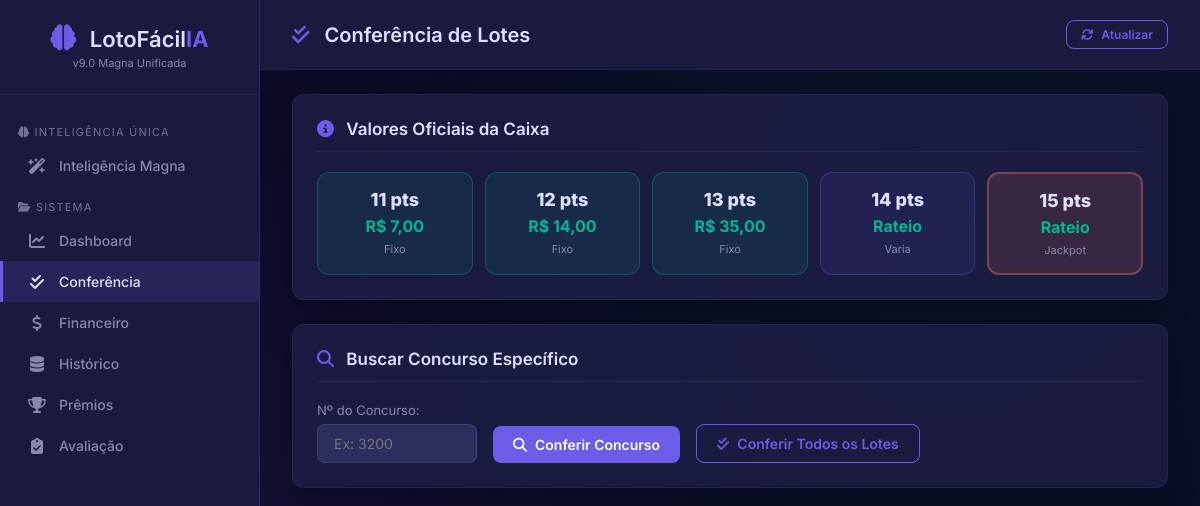
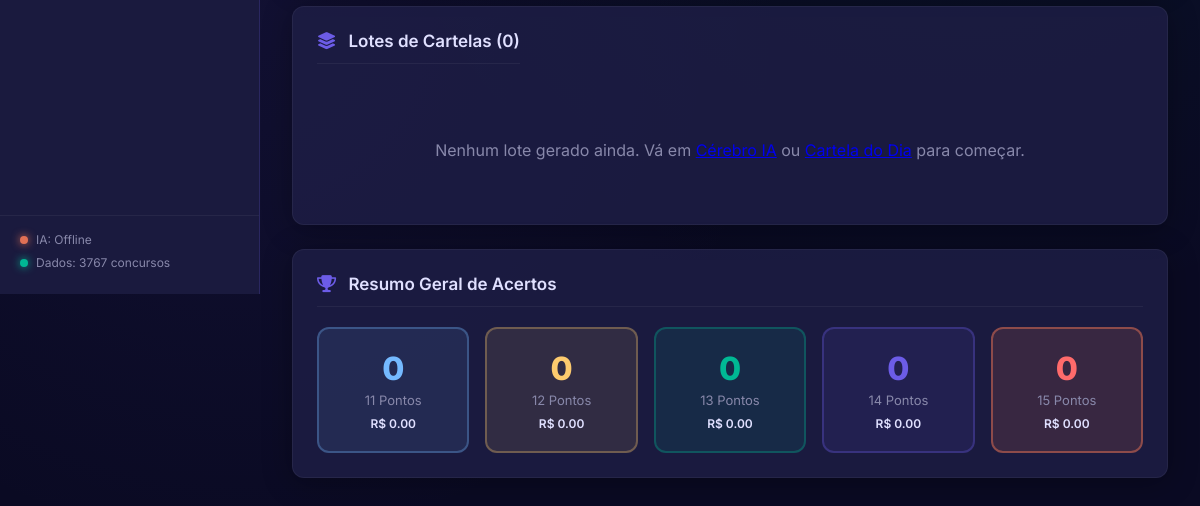
Before: /conferencia with the older database file (2 pictures, top to bottom).
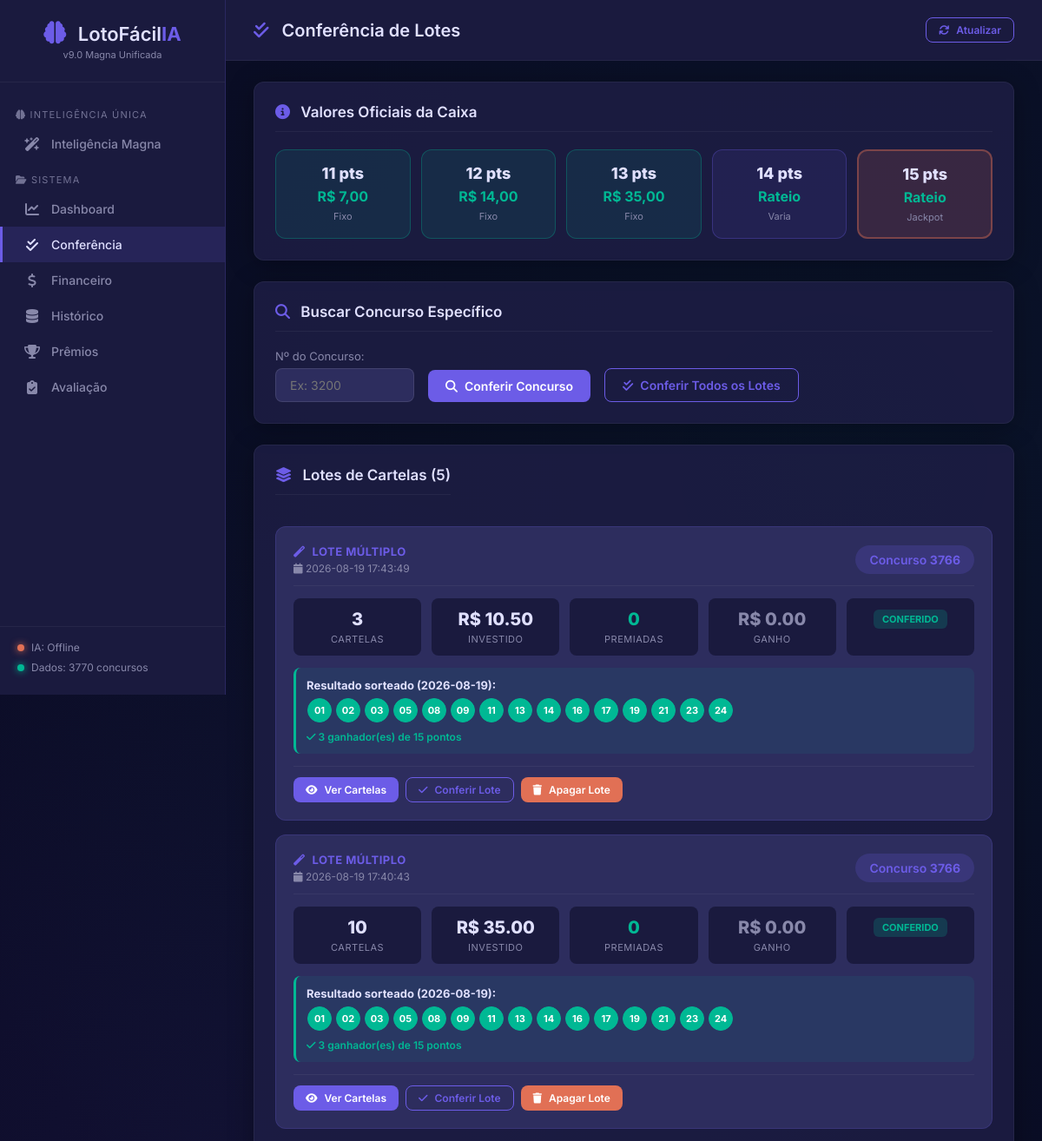
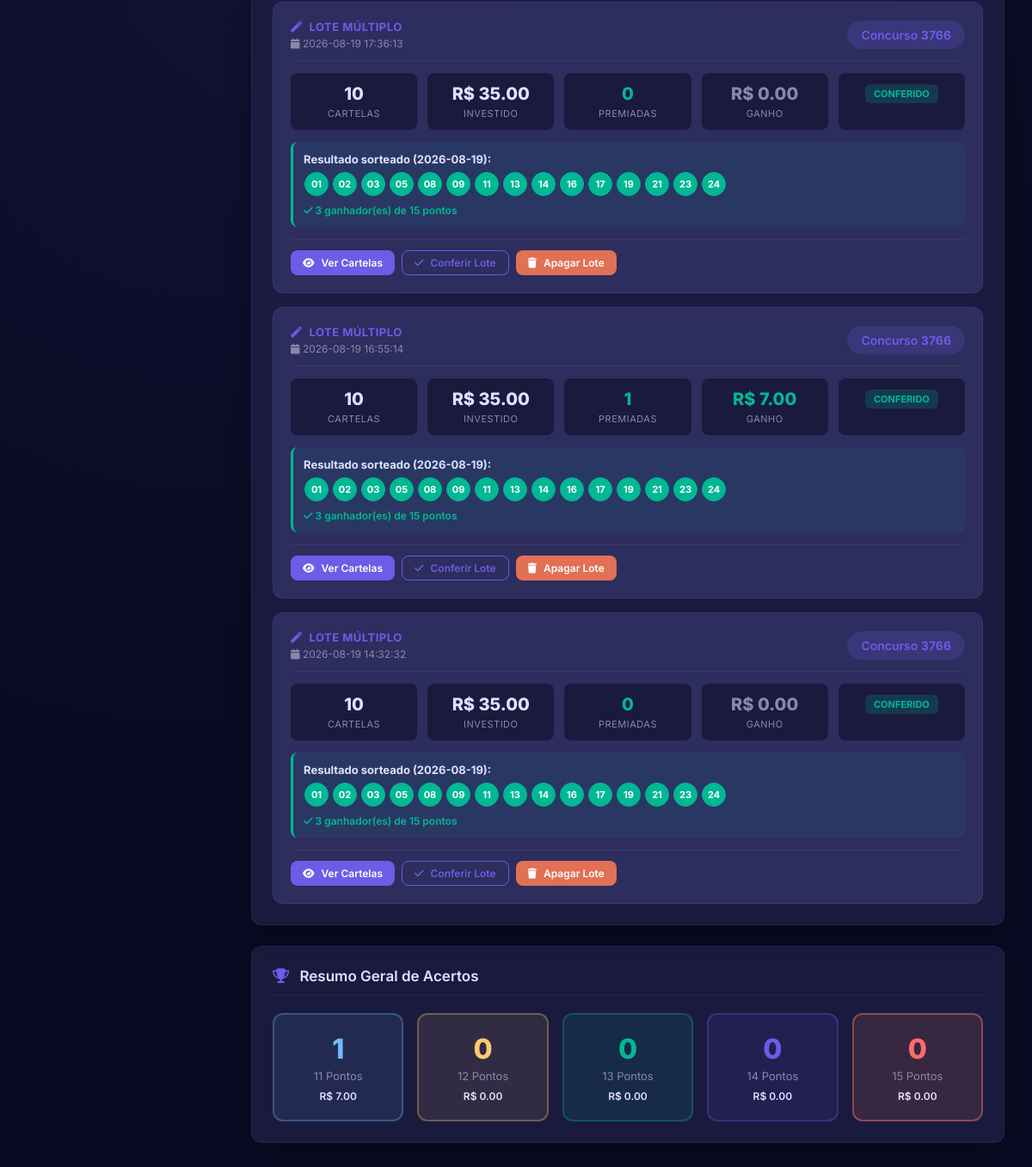
After: the same page with the newer database file (2 pictures, top to bottom).
### tables this page shows
CREATE TABLE resultados (
                concurso        INTEGER PRIMARY KEY,
                data            TEXT,
                d1  INTEGER, d2  INTEGER, d3  INTEGER,
                d4  INTEGER, d5  INTEGER, d6  INTEGER,
                d7  INTEGER, d8  INTEGER, d9  INTEGER,
                d10 INTEGER, d11 INTEGER, d12 INTEGER,
                d13 INTEGER, d14 INTEGER, d15 INTEGER,
                bitmask         INTEGER,
                soma            INTEGER,
                pares           INTEGER,
                impares         INTEGER,
                primos_count    INTEGER,
                fibonacci_count INTEGER,
                borda_count     INTEGER,
                consecutivos_max INTEGER,
                -- Prêmios reais por faixa
                premio_11       REAL DEFAULT 0,
                premio_12       REAL DEFAULT 0,
                premio_13       REAL DEFAULT 0,
                premio_14       REAL DEFAULT 0,
                premio_15       REAL DEFAULT 0,
                -- Número de ganhadores por faixa
                ganhadores_11   INTEGER DEFAULT 0,
                ganhadores_12   INTEGER DEFAULT 0,
                ganhadores_13   INTEGER DEFAULT 0,
                ganhadores_14   INTEGER DEFAULT 0,
                ganhadores_15   INTEGER DEFAULT 0,
                -- Arrecadação total
                arrecadacao     REAL DEFAULT 0
            );

CREATE TABLE lotes_cartelas (
            lote_id       TEXT PRIMARY KEY,
            data_criacao  TEXT,
            concurso_alvo INTEGER,
            tipo_geracao  TEXT,
            quantidade    INTEGER,
            custo_total   REAL,
            modo          TEXT,
            grupo_elite   TEXT,
            cobertura_13  REAL,
            observacao    TEXT
        );

### app.py (the view)
@app.route("/conferencia")
def conferencia_page():
    lotes      = conferencia.get_todos_lotes()
    resumo_raw = conferencia.resumo_conferencia()
    resumo = {}
    for pts, dados in resumo_raw.items():
        resumo[pts] = dados if isinstance(dados, dict) \
                      else {"qtd": dados, "total_premio": 0}
    return render_template(
        "conferencia.html",
        lotes  = lotes,
        resumo = resumo,
    )

### app.py (called while the page is built)
@app.context_processor
def inject_status():
    return {"status": status_sistema}

### core/conferencia.py (called while the page is built, shortened)
def _safe_int(val):
    if val is None:
        return 0
    if hasattr(val, "item"):
        val = val.item()
    try:
        return int(val)
    except (TypeError, ValueError, OverflowError):
        return 0

### database/db_manager.py (called while the page is built)
    def get_conn(self):
        conn = sqlite3.connect(self.db_path)
        conn.row_factory = sqlite3.Row
        return conn

### templates/conferencia.html (shortened to what this page needs)
{% extends "base.html" %}
{% block page_title %}
    <i class="fas fa-check-double"></i> Conferência de Lotes
{% endblock %}
{% block content %}
<div class="section">
    <h2><i class="fas fa-info-circle"></i> Valores Oficiais da Caixa</h2>
    <div class="premios-oficiais-grid">
        <div class="premio-oficial fixo">
            <span class="po-pts">11 pts</span>
            <span class="po-valor">R$ 7,00</span>
            <span class="po-tipo">Fixo</span>
        </div>
        <div class="premio-oficial fixo">
            <span class="po-pts">12 pts</span>
            <span class="po-valor">R$ 14,00</span>
            <span class="po-tipo">Fixo</span>
        </div>
        <div class="premio-oficial fixo">
            <span class="po-pts">13 pts</span>
            <span class="po-valor">R$ 35,00</span>
            <span class="po-tipo">Fixo</span>
        </div>
        <div class="premio-oficial rateado">
            <span class="po-pts">14 pts</span>
            <span class="po-valor">Rateio</span>
            <span class="po-tipo">Varia</span>
        </div>
        <div class="premio-oficial rateado destaque">
            <span class="po-pts">15 pts</span>
            <span class="po-valor">Rateio</span>
            <span class="po-tipo">Jackpot</span>
        </div>
    </div>
</div>
<div class="section">
    <h2><i class="fas fa-search"></i> Buscar Concurso Específico</h2>
    <div class="form-inline">
        <div class="form-group">
            <label>Nº do Concurso:</label>
            <input type="number" id="input-concurso"
                   class="form-control input-concurso"
                   placeholder="Ex: 3200" min="1">
        </div>
        <button id="btn-conferir-num" class="btn btn-primary">
            <i class="fas fa-search"></i> Conferir Concurso
        </button>
        <button id="btn-conferir-todos" class="btn btn-outline">
            <i class="fas fa-check-double"></i> Conferir Todos os Lotes
        </button>
    </div>
</div>
<div class="section">
    <div class="section-header">
        <h2><i class="fas fa-layer-group"></i>
            Lotes de Cartelas ({{ lotes|length }})
        </h2>
    </div>
    {% if lotes %}
    <div class="lotes-lista">
        {% for lote in lotes %}
        <div class="lote-card" data-lote="{{ lote.lote_id }}">
            <div class="lote-header">
                <div class="lote-info-esq">
                    {% if lote.tipo_geracao == 'cartela_do_dia' %}
                        <div class="lote-tipo tipo-cartela-dia">
                            <i class="fas fa-eye"></i>
                            <span>CARTELA DO DIA</span>
                        </div>
                    {% else %}
                        <div class="lote-tipo tipo-multiplo">
                            <i class="fas fa-magic"></i>
                            <span>LOTE MÚLTIPLO</span>
                        </div>
                    {% endif %}
                    <div class="lote-data">
                        <i class="fas fa-calendar"></i>
                        {{ lote.data_criacao }}
                    </div>
                </div>
                <div class="lote-concurso-badge">
                    Concurso <strong>{{ lote.concurso_alvo }}</strong>
                </div>
            </div>
            <div class="lote-stats">
                <div class="lote-stat">
                    <span class="ls-num">{{ lote.total_cartelas }}</span>
                    <span class="ls-label">Cartelas</span>
                </div>
                <div class="lote-stat">
                    <span class="ls-num">
                        R$ {{ "%.2f"|format(lote.custo_total) }}
                    </span>
                    <span class="ls-label">Investido</span>
                </div>
                <div class="lote-stat">
                    <span class="ls-num ls-verde">
                        {{ lote.premiadas }}
                    </span>
                    <span class="ls-label">Premiadas</span>
                </div>
                <div class="lote-stat">
                    {% if lote.total_ganho > 0 %}
                        <span class="ls-num ls-verde">
                            R$ {{ "%.2f"|format(lote.total_ganho) }}
                        </span>
                    {% else %}
                        <span class="ls-num ls-cinza">
                            R$ {{ "%.2f"|format(lote.total_ganho) }}
                        </span>
                    {% endif %}
                    <span class="ls-label">Ganho</span>
                </div>
                <div class="lote-stat">
                    {% if lote.pendentes > 0 %}
                    <span class="badge badge-warning">
                        {{ lote.pendentes }} pendentes
                    </span>
                    {% else %}
                    <span class="badge badge-success">Conferido</span>
                    {% endif %}
                </div>
            </div>
            {% if lote.resultado_sorteio %}
            <div class="lote-resultado">
                <strong>
                    Resultado sorteado ({{ lote.data_sorteio }}):
                </strong>
                <div class="lote-resultado-bolas">
                    {% for d in lote.resultado_sorteio %}
                    <span class="bola-mini selecionada">
                        {{ "%02d"|format(d) }}
                    </span>
                    {% endfor %}
                </div>
                {% if lote.ganhadores_15 and lote.ganhadores_15 > 0 %}
                <div class="lote-status-premio ganhador">
                    <i class="fas fa-check"></i>
                    {{ lote.ganhadores_15 }} ganhador(es) de 15 pontos
                </div>
                {% else %}
                <div class="lote-status-premio acumulou">
                    <i class="fas fa-fire"></i> Prêmio ACUMULOU!
                </div>
                {% endif %}
            </div>
            {% endif %}
            <div class="lote-acoes">
                <button class="btn btn-sm btn-primary btn-ver-lote"
                        data-lote="{{ lote.lote_id }}">
                    <i class="fas fa-eye"></i> Ver Cartelas
                </button>
                <button class="btn btn-sm btn-outline btn-conferir-lote"
                        data-lote="{{ lote.lote_id }}"
                        data-concurso="{{ lote.concurso_alvo }}">
                    <i class="fas fa-check"></i> Conferir Lote
                </button>
                <button class="btn btn-sm btn-danger btn-apagar-lote"
                        data-lote="{{ lote.lote_id }}">
                    <i class="fas fa-trash"></i> Apagar Lote
                </button>
            </div>
        </div>
        {% endfor %}
    </div>
    {% else %}
    <p class="msg-vazio">
        Nenhum lote gerado ainda.
        Vá em <a href="/cerebro">Cérebro IA</a> ou
        <a href="/cerebro#aba-cartela_do_dia">Cartela do Dia</a> para começar.
    </p>
    {% endif %}
</div>
<div class="section">
    <h2><i class="fas fa-trophy"></i> Resumo Geral de Acertos</h2>
    <div class="acertos-grid">
        <div class="acerto-card a11">
            <span class="acerto-num">
                {{ resumo.get(11, {}).get('qtd', 0) }}
            </span>
            <span class="acerto-label">11 Pontos</span>
            <span class="acerto-premio">
                R$ {{ "%.2f"|format(
                    resumo.get(11, {}).get('total_premio', 0)) }}
            </span>
        </div>
        <div class="acerto-card a12">
            <span class="acerto-num">
                {{ resumo.get(12, {}).get('qtd', 0) }}
            </span>
            <span class="acerto-label">12 Pontos</span>
            <span class="acerto-premio">
                R$ {{ "%.2f"|format(
                    resumo.get(12, {}).get('total_premio', 0)) }}
            </span>
        </div>
        <div class="acerto-card a13">
            <span class="acerto-num">
                {{ resumo.get(13, {}).get('qtd', 0) }}
            </span>
            <span class="acerto-label">13 Pontos</span>
            <span class="acerto-premio">
                R$ {{ "%.2f"|format(
                    resumo.get(13, {}).get('total_premio', 0)) }}
            </span>
        </div>
        <div class="acerto-card a14">
            <span class="acerto-num">
                {{ resumo.get(14, {}).get('qtd', 0) }}
            </span>
            <span class="acerto-label">14 Pontos</span>
            <span class="acerto-premio">
                R$ {{ "%.2f"|format(
                    resumo.get(14, {}).get('total_premio', 0)) }}
            </span>
        </div>
        <div class="acerto-card a15">
            <span class="acerto-num">
                {{ resumo.get(15, {}).get('qtd', 0) }}
            </span>
            <span class="acerto-label">15 Pontos</span>
            <span class="acerto-premio">
                R$ {{ "%.2f"|format(
                    resumo.get(15, {}).get('total_premio', 0)) }}
            </span>
        </div>
    </div>
</div>
{% endblock %}

### templates/base.html (shortened to what this page needs)
<!DOCTYPE html>
<html lang="pt-br">
<head>
    <link rel="stylesheet"
          href="{{ url_for('static', filename='css/style.css') }}">
    <link href="https://cdnjs.cloudflare.com/ajax/libs/font-awesome/6.4.0/css/all.min.css"
          rel="stylesheet">
</head>
<body>
    <nav class="sidebar">
        <div class="sidebar-header">
            <div class="logo">
                <i class="fas fa-brain"></i>
                <span>LotoFácil<strong>IA</strong></span>
            </div>
            <small class="version">v9.0 Magna Unificada</small>
        </div>
        <ul class="nav-menu">
            <li class="nav-grupo-titulo">
                <i class="fas fa-brain"></i> INTELIGÊNCIA ÚNICA
            </li>
            <li>
                <a href="/cerebro"
                   class="{% if request.path.startswith('/cerebro') or request.path in ['/gerar','/cartela_do_dia','/wheeling','/analise','/singularidade','/ia_auditoria'] %}active{% endif %}">
                    <i class="fas fa-wand-magic-sparkles"></i> Inteligência Magna
                </a>
            </li>
            <li class="nav-grupo-titulo">
                <i class="fas fa-folder-open"></i> SISTEMA
            </li>
            <li>
                <a href="/"
                   class="{% if request.path == '/' %}active{% endif %}">
                    <i class="fas fa-chart-line"></i> Dashboard
                </a>
            </li>
            <li>
                <a href="/conferencia"
                   class="{% if request.path == '/conferencia' %}active{% endif %}">
                    <i class="fas fa-check-double"></i> Conferência
                </a>
            </li>
            <li>
                <a href="/financeiro_page"
                   class="{% if request.path == '/financeiro_page' %}active{% endif %}">
                    <i class="fas fa-dollar-sign"></i> Financeiro
                </a>
            </li>
            <li>
                <a href="/historico"
                   class="{% if request.path == '/historico' %}active{% endif %}">
                    <i class="fas fa-database"></i> Histórico
                </a>
            </li>
            <li>
                <a href="/premios"
                   class="{% if request.path == '/premios' %}active{% endif %}">
                    <i class="fas fa-trophy"></i> Prêmios
                </a>
            </li>
            <li>
                <a href="/avaliacao"
                   class="{% if request.path == '/avaliacao' %}active{% endif %}">
                    <i class="fas fa-clipboard-check"></i> Avaliação
                </a>
            </li>
        </ul>
        <div class="sidebar-footer">
            <div class="status-indicator">
                <span class="dot {% if status and status.ia_treinada %}green{% else %}red{% endif %}"></span>
                IA: {% if status and status.ia_treinada %}Online{% else %}Offline{% endif %}
            </div>
            <div class="status-indicator">
                <span class="dot {% if status and status.dados_carregados %}green{% else %}red{% endif %}"></span>
                Dados: {% if status and status.ultimo_concurso %}{{ status.ultimo_concurso }}{% else %}0{% endif %} concursos
            </div>
        </div>
    </nav>
    <main class="main-content">
        <header class="topbar">
            <h1>{% block page_title %}Dashboard{% endblock %}</h1>
            <div class="topbar-actions">
                <button onclick="atualizarStatus()"
                        class="btn btn-sm btn-outline">
                    <i class="fas fa-sync"></i> Atualizar
                </button>
            </div>
        </header>
        <div class="content">
            {% block content %}{% endblock %}
        </div>
    </main>
</body>
</html>

Changed rows visible on the page:
now on this page (row unchanged): resultados: data_criacao "2026-08-19 17:43:49", concurso_alvo "3766", total_cartelas "3", premiadas "0", total_ganho "0.00", data_sorteio "2026-08-19", d "01" "02" "03" "05" "08" "09" "11" "13" "14" "16" "17" "19" "21" "23" "24" "01" "02" "03" "05" "08" "09" "11" "13" "14" "16" "17" "19" "21" "23" "24" "01" "02" "03" "05" "08" "09" "11" "13" "14" "16" "17" "19" "21" "23" "24" "01" "02" "03" "05" "08" "09" "11" "13" "14" "16" "17" "19" "21" "23" "24" "01" "02" "03" "05" "08" "09" "11" "13" "14" "16" "17" "19" "21" "23" "24", ganhadores_15 "3", data_criacao "2026-08-19 17:40:43", total_cartelas "10", data_criacao "2026-08-19 17:36:13", data_criacao "2026-08-19 16:55:14", premiadas "1", total_ganho "7.00", data_criacao "2026-08-19 14:32:32"
added lotes_cartelas: custo_total "10.50"
added lotes_cartelas: custo_total "35.00"
added lotes_cartelas: custo_total "35.00"
added lotes_cartelas: custo_total "35.00"
added lotes_cartelas: custo_total "35.00"
Other visible differences:
{{ status.ultimo_concurso }}: "3767" → "3770"
{{ lotes|length }}: "0" → "5"
{{ resumo.get(11, {}).get('qtd', 0) }}: "0" → "1"
text no longer shown: "0.00 Nenhum lote gerado ainda. Vá em ou para começar."
text now shown: "7.00"
